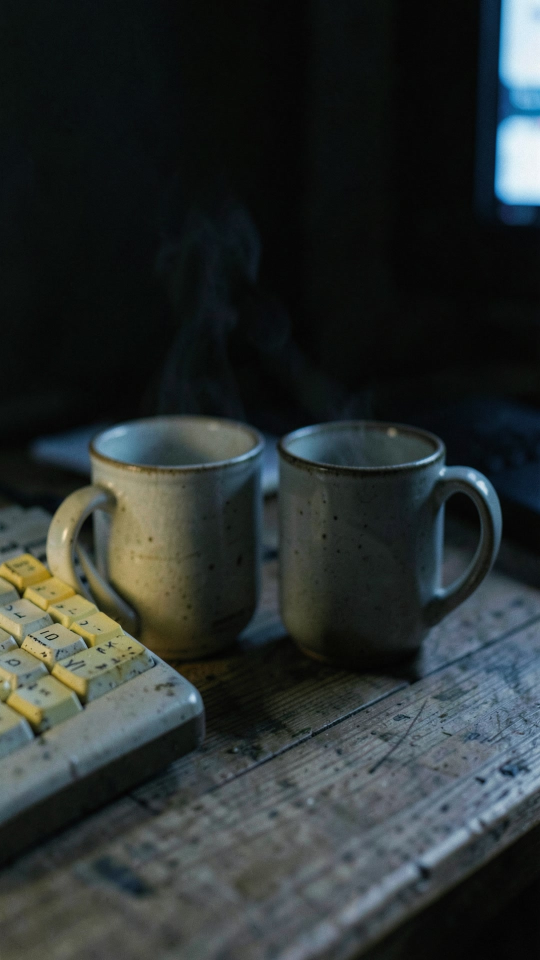
#> input picture projects/008_spike/spike/A_image/d8_check/d8_1.jpg, 1080 x 1920 px (shown at 1/2 size)
$ python face_check.py ../projects/008_spike/spike/A_image/d8_check/d8_1.jpg
#> lines starting #> are read from the running program, lines starting #| are printed output that depends on the picture
"""Face check for AI-generated candidate images (docs/2단계_설계.md D2, pixel-rule judge).

Counts faces with OpenCV's bundled Haar cascades (frontal + profile, profile also mirrored).
Prints one JSON object {"<path>": <face count>, ...} to stdout. Exit 1 on any failure, with the
traceback appended to logs/face_check_errors.log — the caller treats a failure as a rejection.

Usage: py scripts/face_check.py <image> [<image> ...]
"""
import json
import sys
import traceback
from datetime import datetime
from pathlib import Path

LOG_FILE = Path(__file__).resolve().parent.parent / "logs" / "face_check_errors.log"
WIDTH = 540  # detection on a downscaled copy: faster, and stray texture rarely survives as a "face"
MIN_FACE = 48
# 8 (not 6): at 6 the frontal cascade fired on 2 of the 9 face-free klein spike images; at 8 it
# fires on none and still finds the visible faces in 004's Pexels b-roll. Faces covered by hands
# are missed — a known limit of this check (docs/2단계_설계.md D2 result).
MIN_NEIGHBORS = 8


def count_faces(cv2, cascades, image_path: str) -> int:
    img = cv2.imread(image_path, cv2.IMREAD_GRAYSCALE)
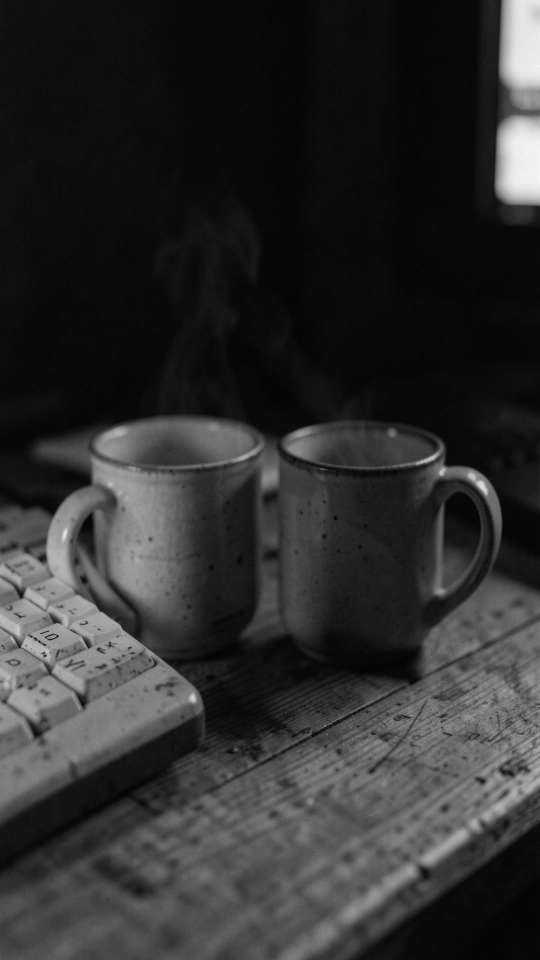
#> img: shape (1920, 1080) (shown at 1/2 size); min 1, max 251, mean 46.7
    if img is None:
        raise ValueError(f"cannot read image: {image_path}")
    scale = WIDTH / img.shape[1]
#> scale = 0.5
    img = cv2.equalizeHist(cv2.resize(img, (WIDTH, round(img.shape[0] * scale))))
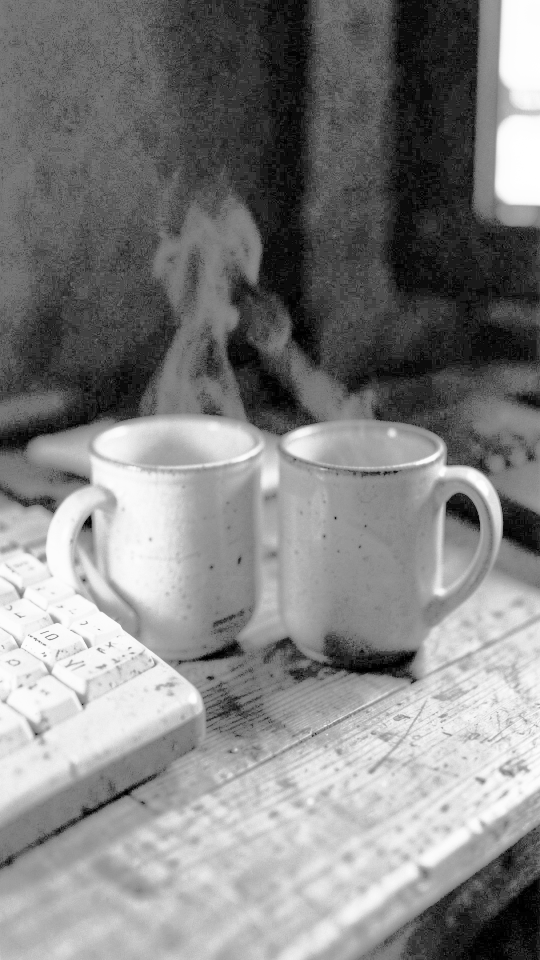
#> img: shape (960, 540); min 0, max 255, mean 130.4
    total = 0
    for cascade in cascades:
        for candidate in (img, cv2.flip(img, 1)):
            faces = cascade.detectMultiScale(candidate, scaleFactor=1.1, minNeighbors=MIN_NEIGHBORS, minSize=(MIN_FACE, MIN_FACE))
            total += len(faces)
    return total


def main() -> int:
    try:
        import cv2

        cascades = [cv2.CascadeClassifier(cv2.data.haarcascades + name)
                    for name in ("haarcascade_frontalface_default.xml", "haarcascade_profileface.xml")]
        if any(c.empty() for c in cascades):
            raise RuntimeError("failed to load Haar cascades")
        result = {p: count_faces(cv2, cascades, p) for p in sys.argv[1:]}
        print(json.dumps(result))
        return 0
    except Exception:  # noqa: BLE001 — log and fail closed
        LOG_FILE.parent.mkdir(exist_ok=True)
        with LOG_FILE.open("a", encoding="utf-8") as f:
            f.write(f"[{datetime.now():%Y-%m-%d %H:%M:%S}] {sys.argv[1:]}\n{traceback.format_exc()}\n")
        print(traceback.format_exc(limit=1), file=sys.stderr)
        return 1


if __name__ == "__main__":
    sys.exit(main())
#> (the program exits here)

$ run again, on projects/008_spike/spike/A_image/d8_check/d8_3.jpg
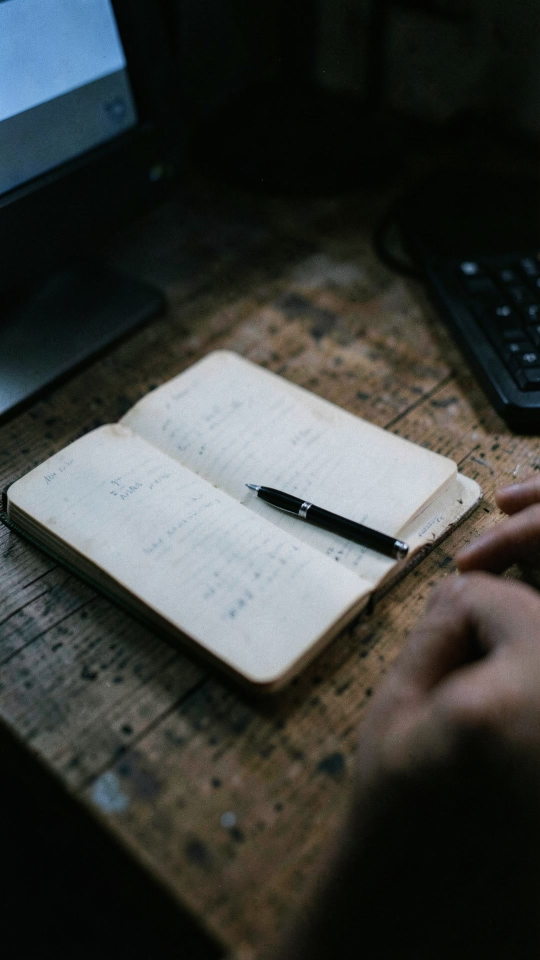
#> input picture projects/008_spike/spike/A_image/d8_check/d8_3.jpg, 1080 x 1920 px (shown at 1/2 size)
#> in count_faces, `img = cv2.imread(image_path, cv2.IMREAD_GRAYSCALE)`:
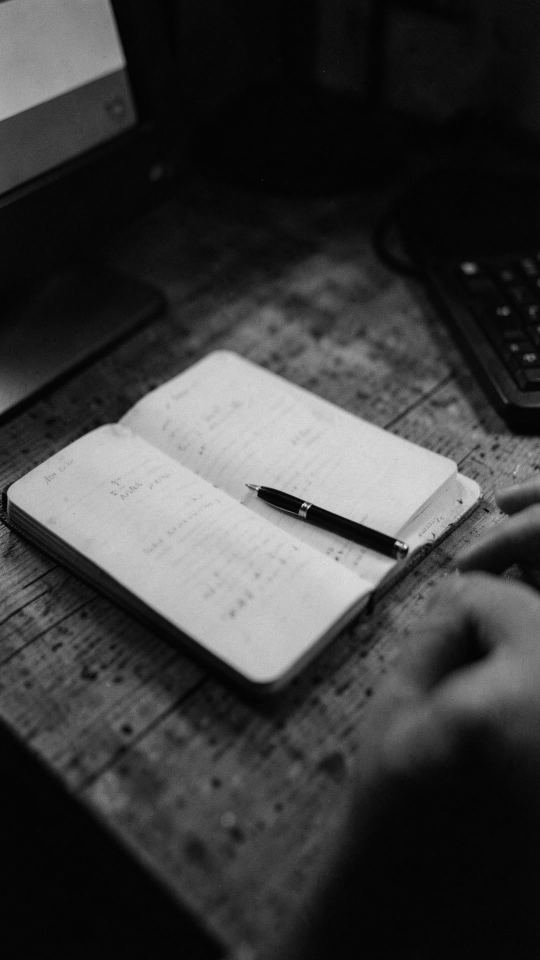
#> img: shape (1920, 1080) (shown at 1/2 size); min 0, max 237, mean 60.9
#> in count_faces, `img = cv2.equalizeHist(cv2.resize(img, (WIDTH, round(img.shape[0] * sc..`:
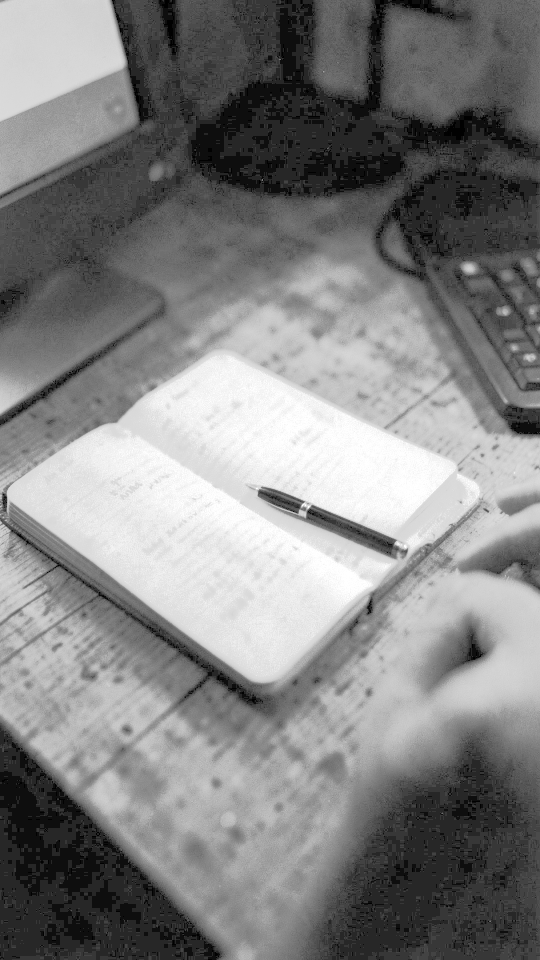
#> img: shape (960, 540); min 0, max 255, mean 130.5

$ run again, on projects/008_spike/spike/A_image/d8_check/d8_4.jpg
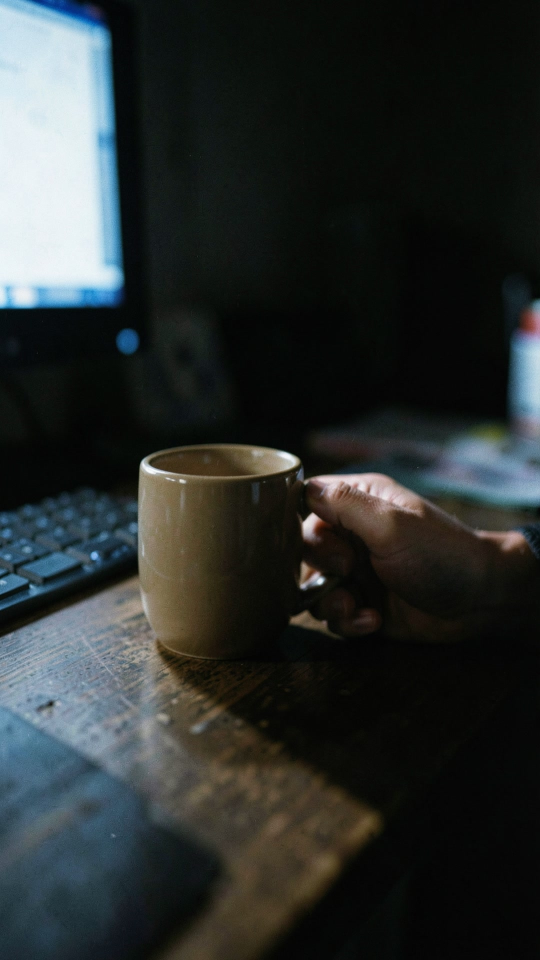
#> input picture projects/008_spike/spike/A_image/d8_check/d8_4.jpg, 1080 x 1920 px (shown at 1/2 size)
#> in count_faces, `img = cv2.imread(image_path, cv2.IMREAD_GRAYSCALE)`:
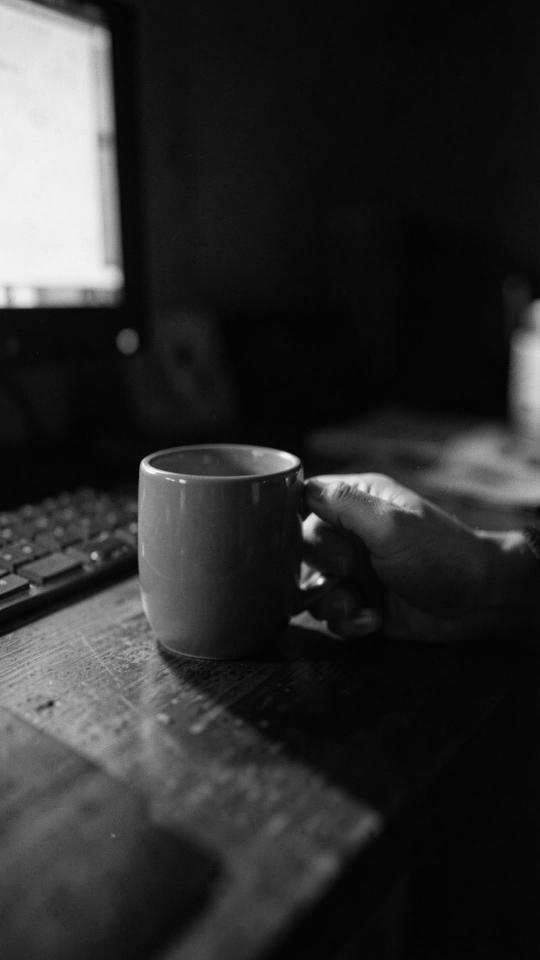
#> img: shape (1920, 1080) (shown at 1/2 size); min 1, max 252, mean 45.5
#> in count_faces, `img = cv2.equalizeHist(cv2.resize(img, (WIDTH, round(img.shape[0] * sc..`:
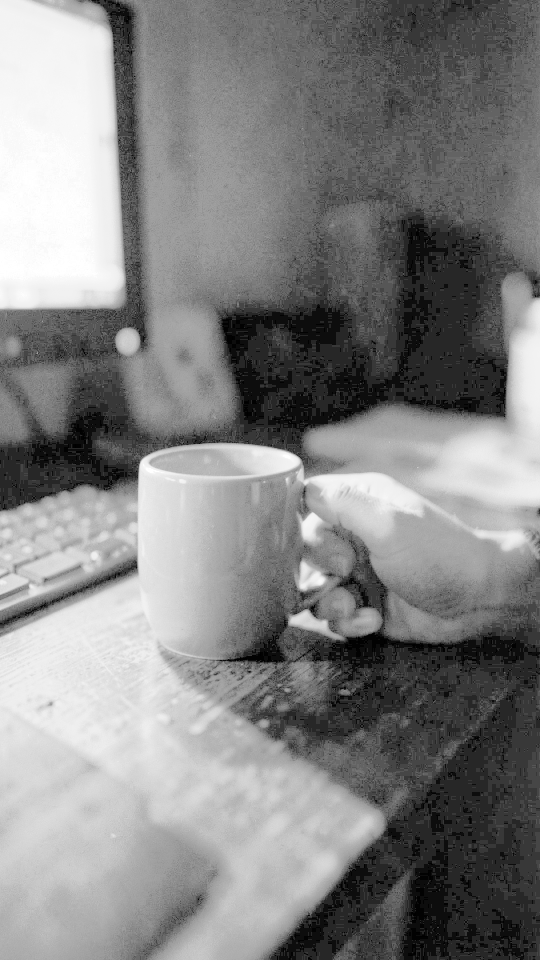
#> img: shape (960, 540); min 0, max 255, mean 131.6

$ run again, on projects/008_spike/spike/A_image/d8_check/d8_5.jpg
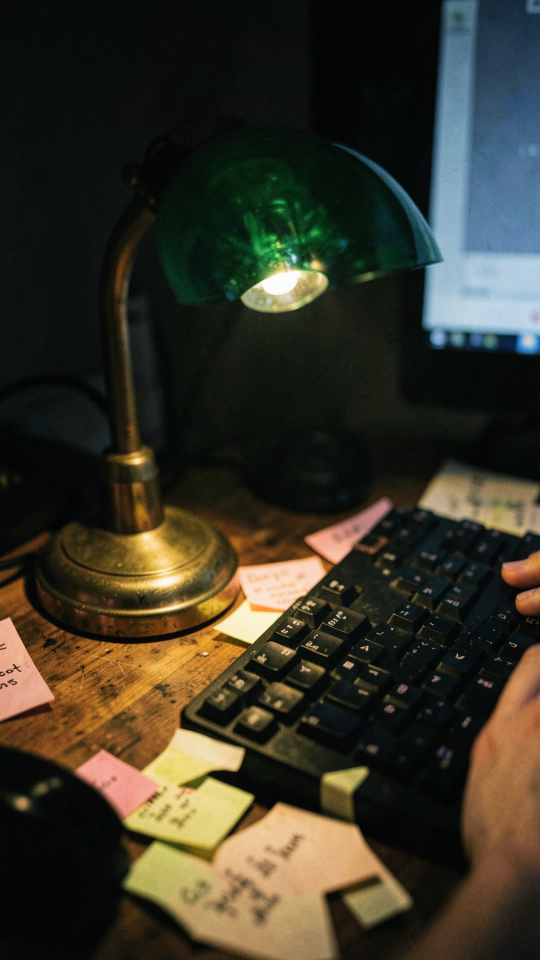
#> input picture projects/008_spike/spike/A_image/d8_check/d8_5.jpg, 1080 x 1920 px (shown at 1/2 size)
#> in count_faces, `img = cv2.imread(image_path, cv2.IMREAD_GRAYSCALE)`:
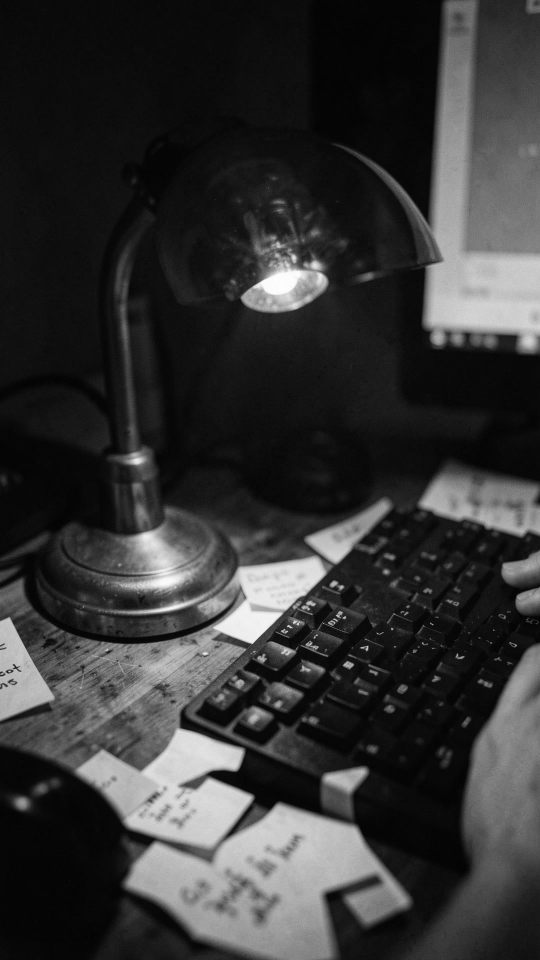
#> img: shape (1920, 1080) (shown at 1/2 size); min 1, max 255, mean 52.7
#> in count_faces, `img = cv2.equalizeHist(cv2.resize(img, (WIDTH, round(img.shape[0] * sc..`:
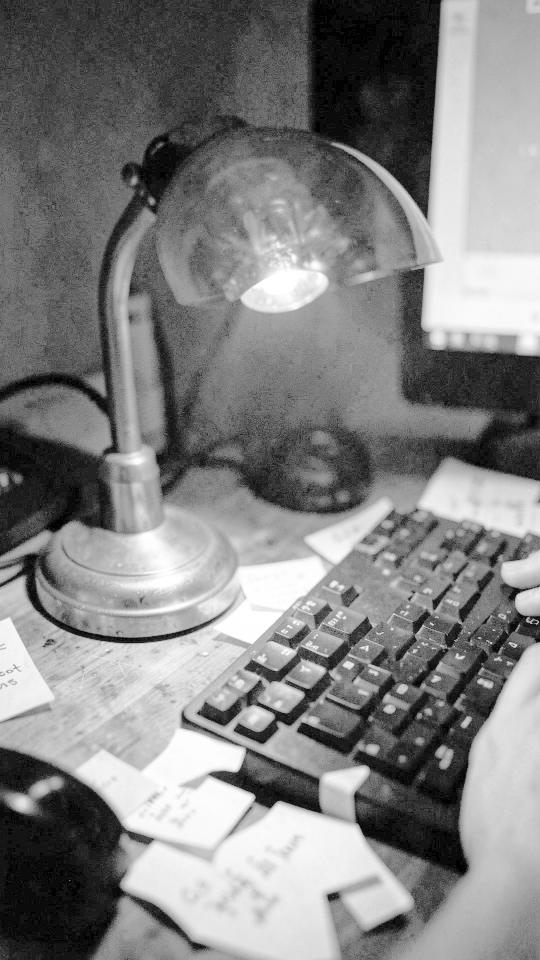
#> img: shape (960, 540); min 0, max 255, mean 129.8
